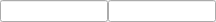
<?xml version="1.0" encoding="UTF-8"?>
<ui version="4.0">
 <class>MisuraForm</class>
 <widget class="QWidget" name="MisuraForm">
  <property name="geometry">
   <rect>
    <x>0</x>
    <y>0</y>
    <width>176</width>
    <height>20</height>
   </rect>
  </property>
  <property name="windowTitle">
   <string>Form</string>
  </property>
  <layout class="QHBoxLayout" name="horizontalLayout" stretch="0,0,1">
   <property name="spacing">
    <number>0</number>
   </property>
   <property name="leftMargin">
    <number>0</number>
   </property>
   <property name="topMargin">
    <number>0</number>
   </property>
   <property name="rightMargin">
    <number>0</number>
   </property>
   <property name="bottomMargin">
    <number>0</number>
   </property>
   <item>
    <widget class="QLineEdit" name="valore">
     <property name="sizePolicy">
      <sizepolicy hsizetype="Minimum" vsizetype="Fixed">
       <horstretch>0</horstretch>
       <verstretch>0</verstretch>
      </sizepolicy>
     </property>
    </widget>
   </item>
   <item>
    <widget class="QLineEdit" name="unita">
     <property name="sizePolicy">
      <sizepolicy hsizetype="Minimum" vsizetype="Fixed">
       <horstretch>0</horstretch>
       <verstretch>0</verstretch>
      </sizepolicy>
     </property>
    </widget>
   </item>
   <item>
    <spacer name="horizontalSpacer">
     <property name="orientation">
      <enum>Qt::Horizontal</enum>
     </property>
     <property name="sizeHint" stdset="0">
      <size>
       <width>40</width>
       <height>20</height>
      </size>
     </property>
    </spacer>
   </item>
  </layout>
 </widget>
 <resources/>
 <connections/>
</ui>
